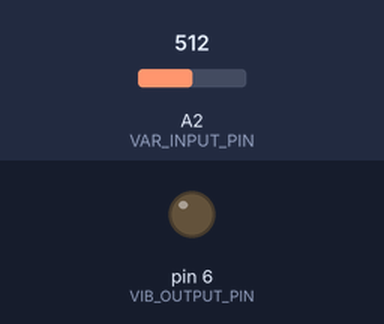
A sketch run on a simulated Arduino Uno, built with avr-gcc and run on an emulated ATmega328P. On the bench: output pins drawn as LEDs (lit = HIGH). The inputs (shaded band) are chosen by the test bench; at power-on: A2 (VAR_INPUT_PIN) = 512.

Above: at 1.2 s.
1.3 s: A2 (VAR_INPUT_PIN) set to 716
At 2.5 s:
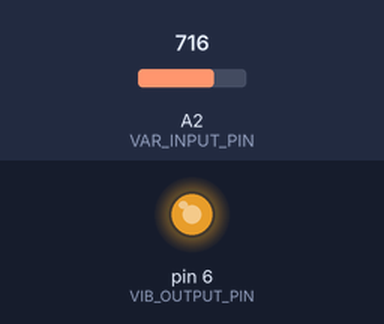
2.8 s: A2 (VAR_INPUT_PIN) set to 752
At 4.0 s:
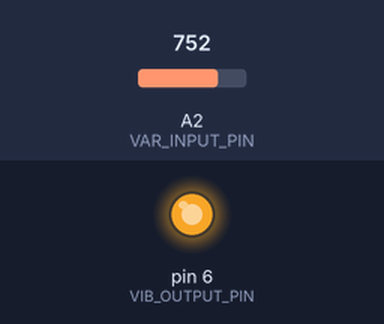
4.3 s: A2 (VAR_INPUT_PIN) set to 768
At 5.3 s:
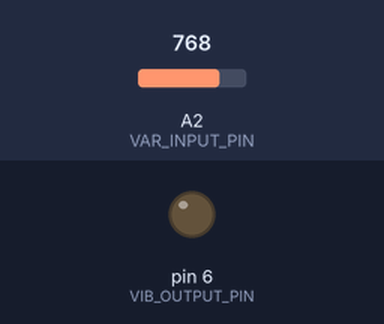
5.8 s: A2 (VAR_INPUT_PIN) set to 900
At 6.6 s:
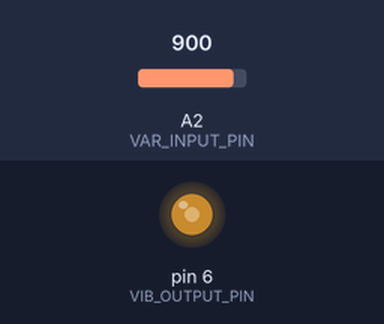
7.3 s: A2 (VAR_INPUT_PIN) set to 306
At 7.8 s:
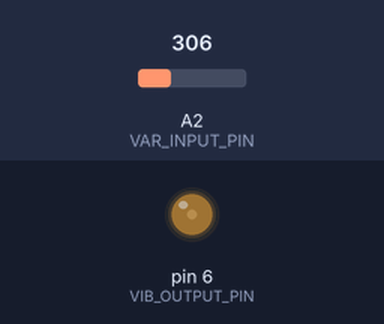
8.8 s: A2 (VAR_INPUT_PIN) set to 0
At 9.1 s:
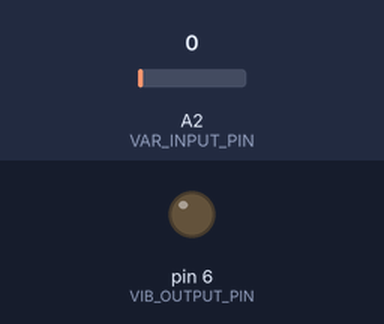
Timing chart, 0 to 11.3 s (numbered marks = the images above; inputs shaded):
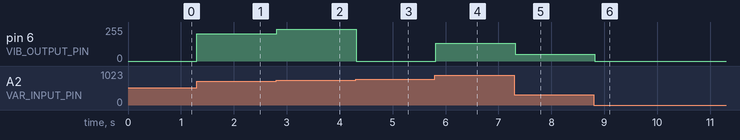

The sketch:

w6l2p2.ino
```cpp
const int VIB_OUTPUT_PIN = 6;
const int VAR_INPUT_PIN = A2;

void setup() {
  // put your setup code here, to run once:
  pinMode(VIB_OUTPUT_PIN, OUTPUT);
}

void loop() {
  // put your main code here, to run repeatedly:
  int potVal = analogRead(A2);
  analogWrite(VIB_OUTPUT_PIN, potVal);
  delay(50);
}
```

Measured:
- the behaviour switches between 767 and 768 on A2 (VAR_INPUT_PIN) (found by bisection; images 2 and 3)
- after the input at 1.3 s, pin 6 (VIB_OUTPUT_PIN): 0/255 → 204/255 at once
- after the input at 2.8 s, pin 6 (VIB_OUTPUT_PIN): 204/255 → 240/255 at once
- after the input at 4.3 s, pin 6 (VIB_OUTPUT_PIN): 240/255 → 0/255 at once
- after the input at 5.8 s, pin 6 (VIB_OUTPUT_PIN): 0/255 → 132/255 at once
- after the input at 7.3 s, pin 6 (VIB_OUTPUT_PIN): 132/255 → 50/255 at once
- after the input at 8.8 s, pin 6 (VIB_OUTPUT_PIN): 50/255 → 0/255 at once
